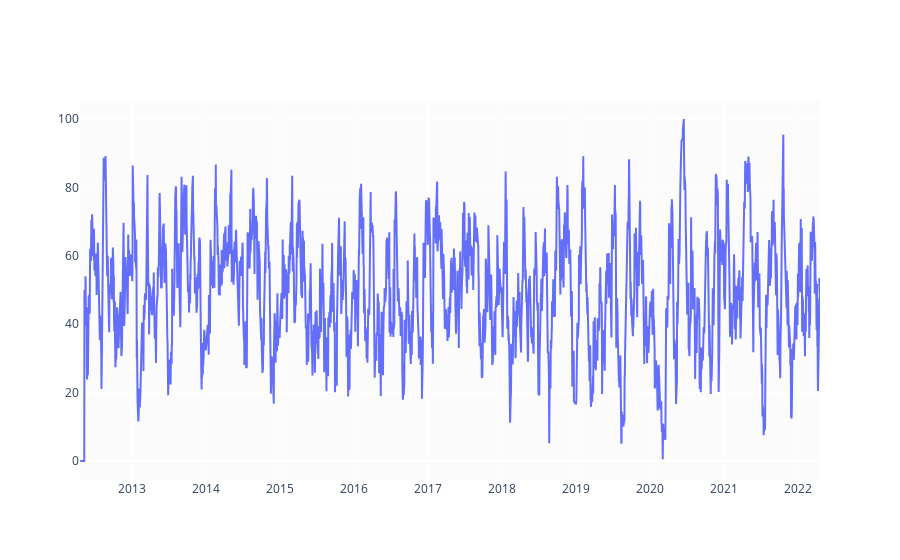

Here is the notebook cell this chart was saved with:
### Markdown cell above
#### RSI to predict whether a stock is overbought/oversold

### Code cell
def relative_strength_idx(df, n=14):
    open = df['Otwarcie']
    delta = open.diff()
    delta = delta[1:]
    pricesUp = delta.copy()
    pricesDown = delta.copy()
    pricesUp[pricesUp < 0] = 0
    pricesDown[pricesDown > 0] = 0
    rollUp = pricesUp.rolling(n).mean()
    rollDown = pricesDown.abs().rolling(n).mean()
    rs = rollUp / rollDown
    rsi = 100.0 - (100.0 / (1.0 + rs))
    return rsi

df['RSI'] = relative_strength_idx(df).fillna(0)

fig = go.Figure(go.Scatter(x=df.Data, y=df.RSI, name='RSI'))
fig.show()

### Figure 1 — Plotly figure (JSON) as saved in the notebook; plotly's stock layout.template omitted (floating-point values rounded to 4 significant figures; data arrays with more than 128 entries replaced by an {"elided": "..."} marker saying what was removed)
{"data": [{"name": "RSI", "type": "scatter", "x": {"elided": "2506 str values"}, "y": {"elided": "2506 float values"}}], "layout": {}}
